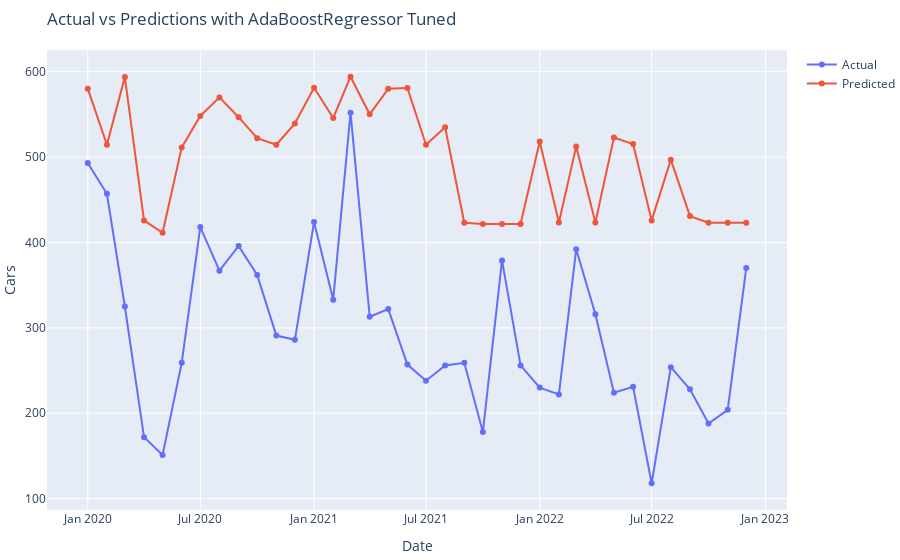
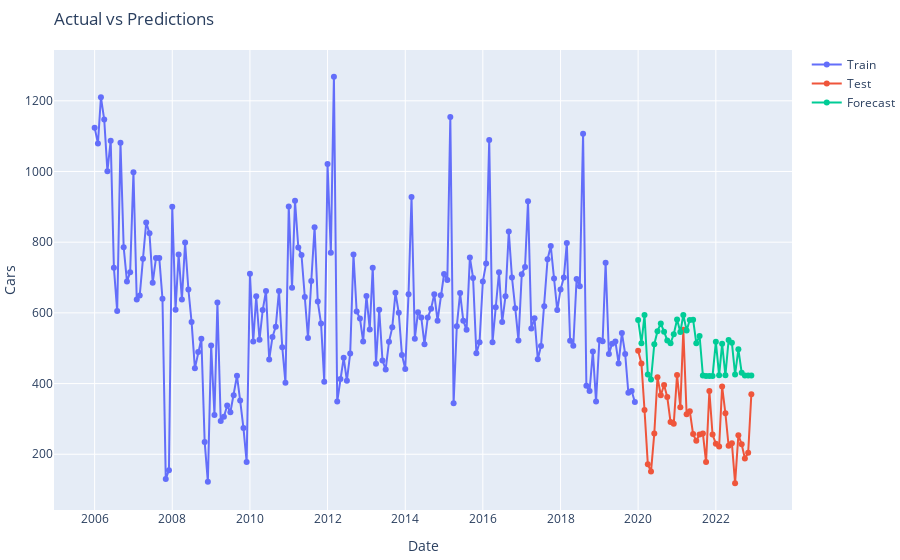

The notebook cell saved with these charts, in order:
### Code cell
# Predict and score
model_name = model.__class__.__name__ + ' Tuned'
preds = forecaster.predict(steps=steps, exog=test_exo)
scoring(model_name, test[dep_var], preds)

# Plot whole TS
plot_time_series(preds)
